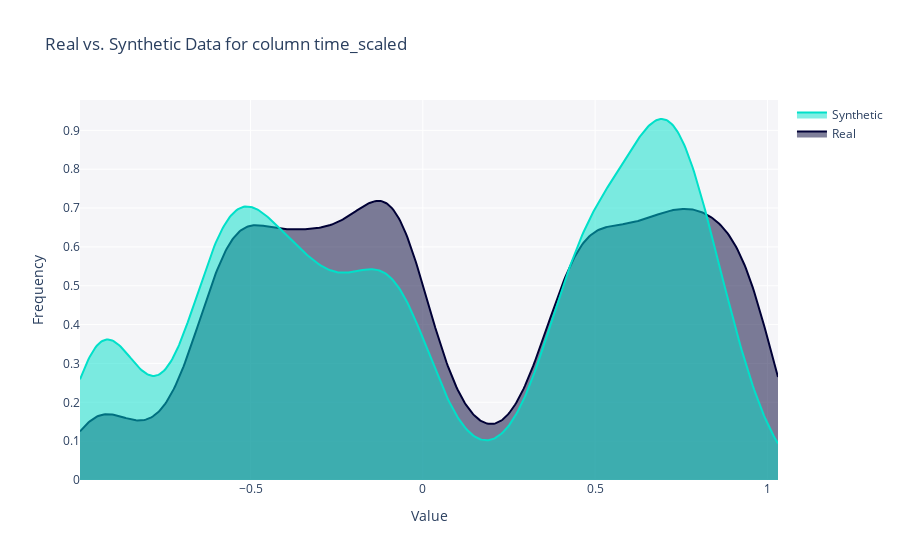

The notebook cell this image was saved under:
### Code cell
from sdv.evaluation.single_table import get_column_plot

fig = get_column_plot(
    real_data=new_df,
    synthetic_data=tvae_df,
    column_name='time_scaled',
    metadata=metadata
)
    
fig.show()

### Figure 1 — Plotly figure (JSON) as saved in the notebook; plotly's stock layout.template omitted (floating-point values rounded to 4 significant figures; data arrays with more than 128 entries replaced by an {"elided": "..."} marker saying what was removed)
{"data": [{"fill": "tozeroy", "hovertemplate": "<b>Real</b><br>Value: %{x}<br>Frequency: %{y}<extra></extra>", "legendgroup": "Real", "marker": {"color": "#000036"}, "mode": "lines", "name": "Real", "showlegend": true, "type": "scatter", "x": {"elided": "500 float values"}, "xaxis": "x", "y": {"elided": "500 float values"}, "yaxis": "y"}, {"fill": "tozeroy", "hovertemplate": "<b>Synthetic</b><br>Value: %{x}<br>Frequency: %{y}<extra></extra>", "legendgroup": "Synthetic", "marker": {"color": "#01E0C9"}, "mode": "lines", "name": "Synthetic", "showlegend": true, "type": "scatter", "x": {"elided": "500 float values"}, "xaxis": "x", "y": {"elided": "500 float values"}, "yaxis": "y"}], "layout": {"barmode": "overlay", "hovermode": "closest", "legend": {"traceorder": "reversed"}, "plot_bgcolor": "#F5F5F8", "title": {"text": "Real vs. Synthetic Data for column time_scaled"}, "xaxis": {"anchor": "y2", "domain": [0, 1], "title": {"text": "Value"}, "zeroline": false}, "yaxis": {"anchor": "free", "domain": [0, 1], "position": 0, "title": {"text": "Frequency"}}}}
